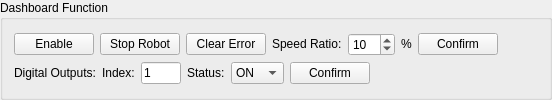
      <widget class="QGroupBox" name="boxDashboard">
       <property name="title">
        <string>Dashboard Function</string>
       </property>
       <layout class="QGridLayout" name="gridLayout_2">
        <item row="0" column="0">
         <layout class="QVBoxLayout" name="verticalLayout_2">
          <item>
           <layout class="QHBoxLayout" name="horizontalLayout_3">
            <item>
             <widget class="QPushButton" name="btnEnable">
              <property name="text">
               <string>Enable</string>
              </property>
             </widget>
            </item>
            <item>
             <widget class="QPushButton" name="btnStopRobot">
              <property name="text">
               <string>Stop Robot</string>
              </property>
             </widget>
            </item>
            <item>
             <widget class="QPushButton" name="clearError">
              <property name="text">
               <string>Clear Error</string>
              </property>
             </widget>
            </item>
            <item>
             <widget class="QLabel" name="label_5">
              <property name="sizePolicy">
               <sizepolicy hsizetype="Preferred" vsizetype="Fixed">
                <horstretch>0</horstretch>
                <verstretch>0</verstretch>
               </sizepolicy>
              </property>
              <property name="text">
               <string>Speed Ratio:</string>
              </property>
             </widget>
            </item>
            <item>
             <widget class="QSpinBox" name="spinBox">
              <property name="minimum">
               <number>1</number>
              </property>
              <property name="maximum">
               <number>100</number>
              </property>
              <property name="value">
               <number>10</number>
              </property>
             </widget>
            </item>
            <item>
             <widget class="QLabel" name="label_6">
              <property name="sizePolicy">
               <sizepolicy hsizetype="Preferred" vsizetype="Fixed">
                <horstretch>0</horstretch>
                <verstretch>0</verstretch>
               </sizepolicy>
              </property>
              <property name="text">
               <string>%</string>
              </property>
             </widget>
            </item>
            <item>
             <widget class="QPushButton" name="btnConfirmSpeed">
              <property name="text">
               <string>Confirm</string>
              </property>
             </widget>
            </item>
            <item>
             <spacer name="horizontalSpacer_2">
              <property name="orientation">
               <enum>Qt::Horizontal</enum>
              </property>
              <property name="sizeHint" stdset="0">
               <size>
                <width>40</width>
                <height>20</height>
               </size>
              </property>
             </spacer>
            </item>
           </layout>
          </item>
          <item>
           <layout class="QHBoxLayout" name="horizontalLayout_4">
            <item>
             <widget class="QLabel" name="label_7">
              <property name="sizePolicy">
               <sizepolicy hsizetype="Fixed" vsizetype="Fixed">
                <horstretch>0</horstretch>
                <verstretch>0</verstretch>
               </sizepolicy>
              </property>
              <property name="text">
               <string>Digital Outputs:</string>
              </property>
             </widget>
            </item>
            <item>
             <widget class="QLabel" name="label_8">
              <property name="sizePolicy">
               <sizepolicy hsizetype="Fixed" vsizetype="Fixed">
                <horstretch>0</horstretch>
                <verstretch>0</verstretch>
               </sizepolicy>
              </property>
              <property name="text">
               <string>Index:</string>
              </property>
             </widget>
            </item>
            <item>
             <widget class="QLineEdit" name="editIndex">
              <property name="sizePolicy">
               <sizepolicy hsizetype="Fixed" vsizetype="Fixed">
                <horstretch>0</horstretch>
                <verstretch>0</verstretch>
               </sizepolicy>
              </property>
              <property name="maximumSize">
               <size>
                <width>40</width>
                <height>16777215</height>
               </size>
              </property>
              <property name="text">
               <string>1</string>
              </property>
             </widget>
            </item>
            <item>
             <widget class="QLabel" name="label_9">
              <property name="sizePolicy">
               <sizepolicy hsizetype="Fixed" vsizetype="Fixed">
                <horstretch>0</horstretch>
                <verstretch>0</verstretch>
               </sizepolicy>
              </property>
              <property name="text">
               <string>Status:</string>
              </property>
             </widget>
            </item>
            <item>
             <widget class="QComboBox" name="comboBoxStatus">
              <property name="sizePolicy">
               <sizepolicy hsizetype="Preferred" vsizetype="Fixed">
                <horstretch>0</horstretch>
                <verstretch>0</verstretch>
               </sizepolicy>
              </property>
              <item>
               <property name="text">
                <string>ON</string>
               </property>
              </item>
              <item>
               <property name="text">
                <string>OFF</string>
               </property>
              </item>
             </widget>
            </item>
            <item>
             <widget class="QPushButton" name="btnConfirmDO">
              <property name="sizePolicy">
               <sizepolicy hsizetype="Fixed" vsizetype="Fixed">
                <horstretch>0</horstretch>
                <verstretch>0</verstretch>
               </sizepolicy>
              </property>
              <property name="text">
               <string>Confirm</string>
              </property>
             </widget>
            </item>
            <item>
             <spacer name="horizontalSpacer_3">
              <property name="orientation">
               <enum>Qt::Horizontal</enum>
              </property>
              <property name="sizeHint" stdset="0">
               <size>
                <width>40</width>
                <height>20</height>
               </size>
              </property>
             </spacer>
            </item>
           </layout>
          </item>
         </layout>
        </item>
       </layout>
      </widget>
